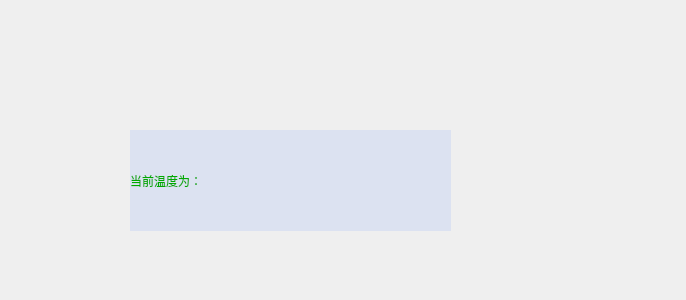
<?xml version="1.0" encoding="UTF-8"?>
<ui version="4.0">
 <class>Form</class>
 <widget class="QWidget" name="Form">
  <property name="geometry">
   <rect>
    <x>0</x>
    <y>0</y>
    <width>686</width>
    <height>300</height>
   </rect>
  </property>
  <property name="windowTitle">
   <string>Form</string>
  </property>
  <property name="styleSheet">
   <string notr="true"/>
  </property>
  <widget class="QLabel" name="label">
   <property name="geometry">
    <rect>
     <x>130</x>
     <y>130</y>
     <width>321</width>
     <height>101</height>
    </rect>
   </property>
   <property name="styleSheet">
    <string notr="true">background-color: rgb(220, 226, 241);
font: 75 28pt &quot;Adobe Arabic&quot;;
color: rgb(0, 170, 0);</string>
   </property>
   <property name="text">
    <string>当前温度为：</string>
   </property>
  </widget>
 </widget>
 <resources/>
 <connections/>
</ui>
